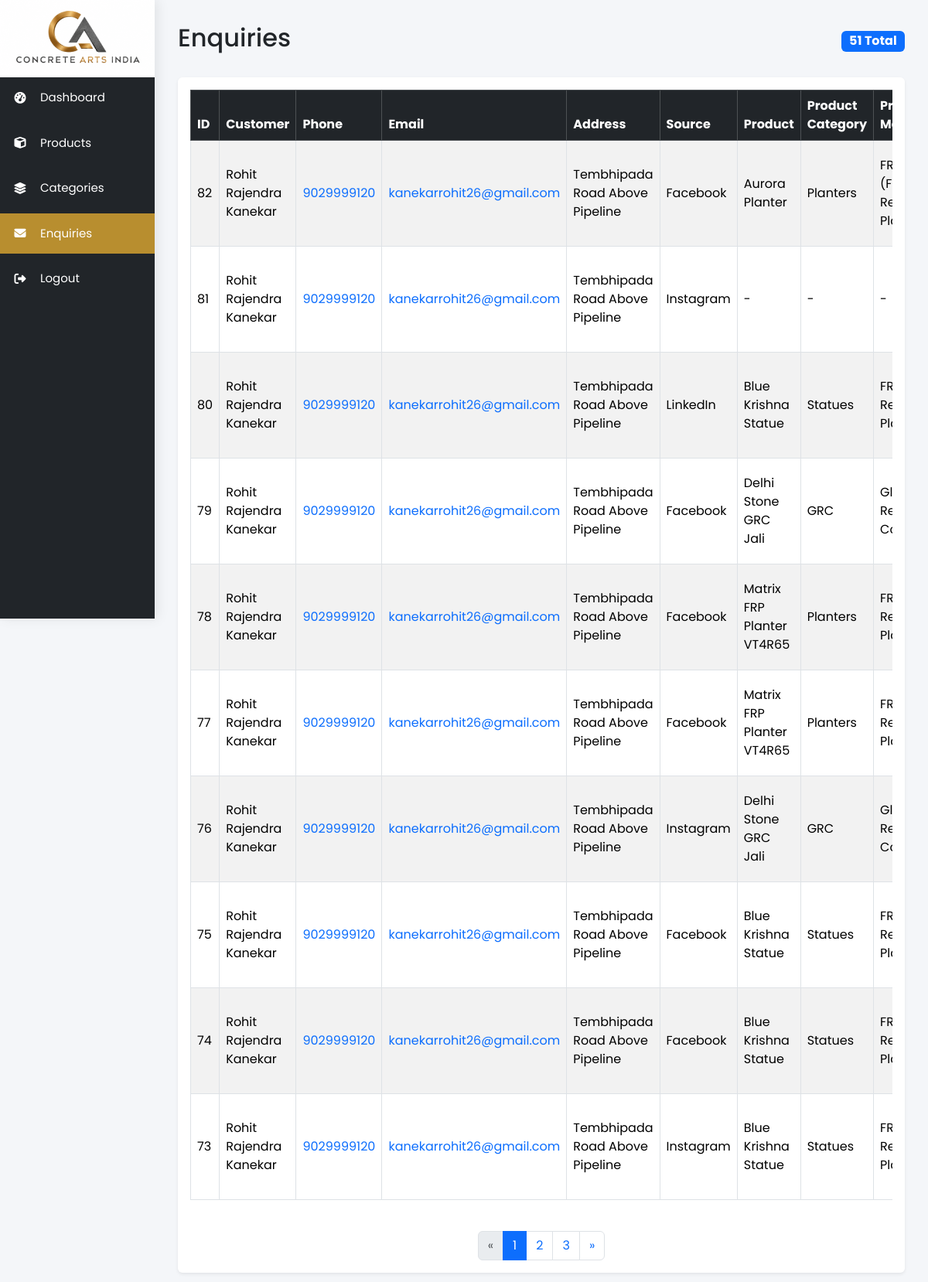
Before: /admin/enquiries/index.php (signed in) with the older database file.
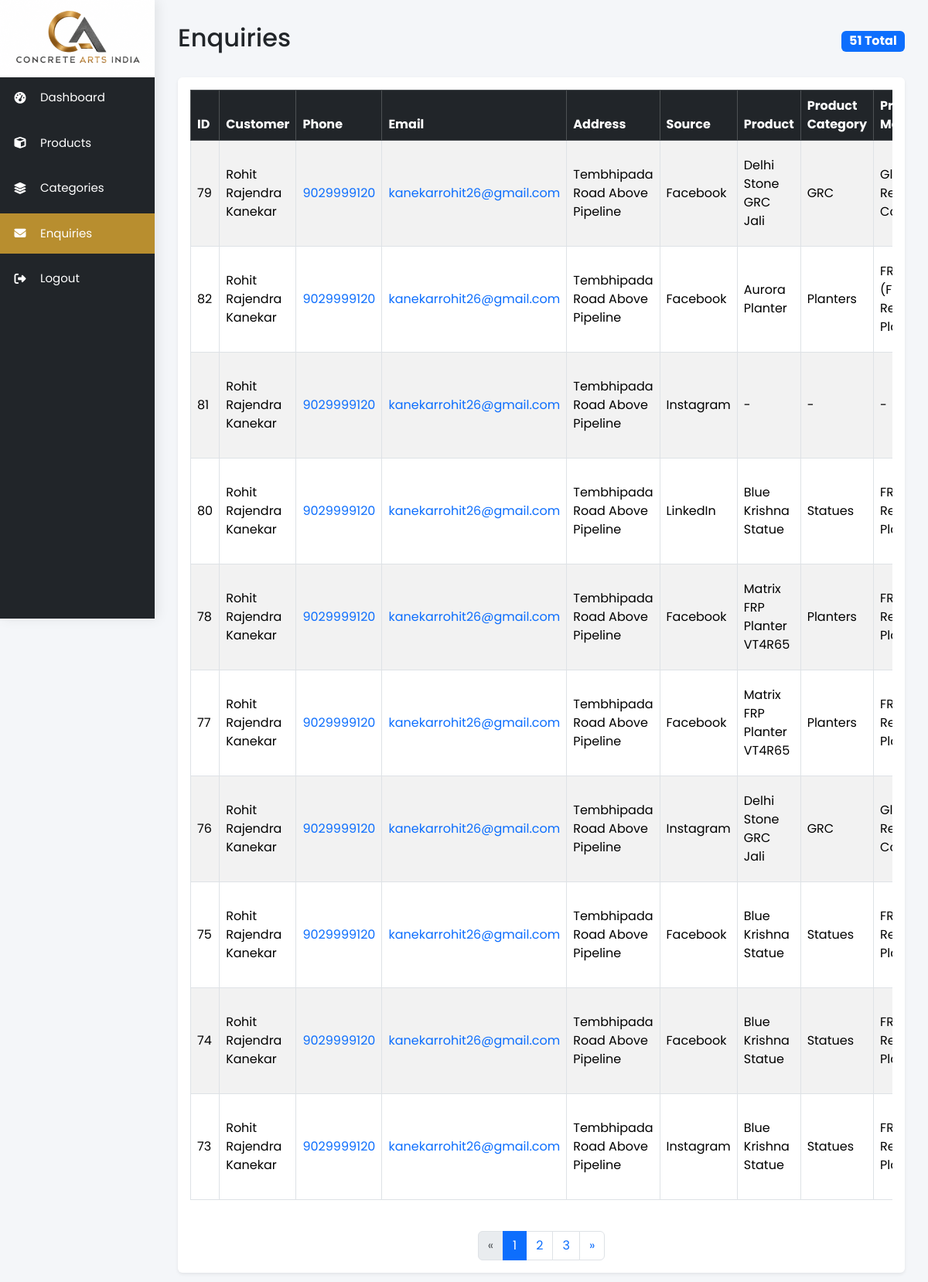
After: the same page with the newer database file.
### tables this page shows
CREATE TABLE `enquiries` (
  `id` int(11) NOT NULL,
  `customer_name` varchar(150) NOT NULL,
  `phone` varchar(20) NOT NULL,
  `email` varchar(150) NOT NULL,
  `subject` varchar(255) DEFAULT NULL,
  `message` text DEFAULT NULL,
  `customer_address` text DEFAULT NULL,
  `source` varchar(255) DEFAULT NULL,
  `product_name` varchar(255) DEFAULT NULL,
  `product_category` varchar(100) DEFAULT NULL,
  `product_material` varchar(100) DEFAULT NULL,
  `product_size` varchar(100) DEFAULT NULL,
  `product_price` decimal(12,2) DEFAULT NULL,
  `product_length` varchar(100) DEFAULT NULL,
  `product_breadth` varchar(100) DEFAULT NULL,
  `product_height` varchar(100) DEFAULT NULL,
  `product_color` varchar(100) DEFAULT NULL,
  `product_finish` varchar(100) DEFAULT NULL,
  `product_image` varchar(500) DEFAULT NULL,
  `product_url` varchar(500) DEFAULT NULL,
  `created_at` timestamp NOT NULL DEFAULT current_timestamp()
);

### admin/enquiries/index.php (the view, shortened to what this page needs)
<?php
require_once "../includes/header.php";
require_once "../includes/sidebar.php";
    ?>
    <?php
$limit = 10;
$page = isset($_GET["page"])
    ? (int) $_GET["page"]
    : 1;
$offset = ($page - 1) * $limit;
$totalStmt = $pdo->query("
    SELECT COUNT(*)
    FROM enquiries
");
$totalRecords = (int) $totalStmt->fetchColumn();
$totalPages = ceil($totalRecords / $limit);
$stmt = $pdo->prepare("
    SELECT *
    FROM enquiries
    ORDER BY created_at DESC
    LIMIT :limit
    OFFSET :offset
");
$stmt->bindValue(":limit", $limit, PDO::PARAM_INT);
$stmt->bindValue(":offset", $offset, PDO::PARAM_INT);
$stmt->execute();
$enquiries = $stmt->fetchAll(PDO::FETCH_ASSOC);
?>
<div class="main-content">
    <div class="d-flex justify-content-between align-items-center mb-4">
        <h2>Enquiries</h2>
        <span class="badge bg-primary fs-6">
            <?= number_format($totalRecords) ?> Total
        </span>
    </div>
    <div class="card shadow-sm border-0">
        <div class="card-body">
            <div class="table-responsive">
                <table class="table table-hover table-striped table-bordered align-middle">
                    <thead class="table-dark">
                        <tr>
                            <th width="70">ID</th>
                            <th>Customer</th>
                            <th>Phone</th>
                            <th>Email</th>
                            <th>Address</th>
                            <th>Source</th>
                            <th>Product</th>
                            <th>Product Category</th>
                            <th>Product Material</th>
                        </tr>
                    </thead>
                    <tbody>
                        <?php if (!empty($enquiries)): ?>
                            <?php foreach ($enquiries as $row): ?>
                                <tr>
                                    <td><?= $row["id"] ?></td>
                                    <td><?= htmlspecialchars($row["customer_name"] ?: "-") ?></td>
                                    <td><a
                                            href="tel:<?= htmlspecialchars($row["phone"] ?: "-") ?>"><?= htmlspecialchars($row["phone"] ?: "-") ?></a>
                                    </td>
                                    <td><a
                                            href="mailto:<?= htmlspecialchars($row["email"] ?: "-") ?>"><?= htmlspecialchars($row["email"] ?: "-") ?></a>
                                    </td>
                                    <td>
                                        <?= htmlspecialchars($row["customer_address"] ?: "-") ?>
                                    </td>
                                    <td><?= htmlspecialchars($row["source"] ?: "-") ?></td>
                                    <td><?= htmlspecialchars($row["product_name"] ?: "-") ?></td>
                                    <td><?= htmlspecialchars($row["product_category"] ?: "-") ?></td>
                                    <td><?= htmlspecialchars($row["product_material"] ?: "-") ?></td>
                                </tr>
                            <?php endforeach; ?>
                        <?php endif; ?>
                    </tbody>
                </table>
            </div>
            <?php if ($totalPages > 1): ?>
                <div class="d-flex justify-content-center mt-4">
                    <nav aria-label="Enquiries Pagination">
                        <ul class="pagination">
                            <li class="page-item <?= ($page <= 1) ? 'disabled' : '' ?>">
                                <a class="page-link" href="?page=<?= $page - 1 ?>">
                                    &laquo;
                                </a>
                            </li>
                            <?php
                            $start = max(1, $page - 2);
                            $end = min($totalPages, $page + 2);
                            for ($i = $start; $i <= $end; $i++):
                                ?>
                                <li class="page-item <?= ($page == $i) ? 'active' : '' ?>">
                                    <a class="page-link" href="?page=<?= $i ?>">
                                        <?= $i ?>
                                    </a>
                                </li>
                            <?php endfor; ?>
                            <li class="page-item <?= ($page >= $totalPages) ? 'disabled' : '' ?>">
                                <a class="page-link" href="?page=<?= $page + 1 ?>">
                                    &raquo;
                                </a>
                            </li>
                        </ul>
                    </nav>
                </div>
            <?php endif; ?>
        </div>
    </div>
</div>
<?php require_once "../includes/footer.php"; ?>

Changed rows visible on the page:
changed enquiries id 79: moves up the list
